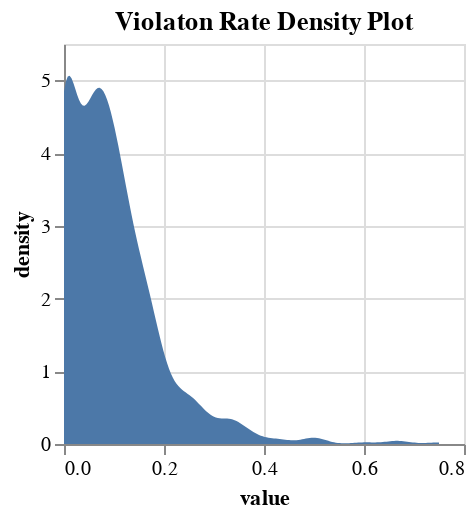

Write notebook code for a chart like this one.
### Code cell
@vlplot(
  data = doctors,
  mark = :area, # It's an area plot
  transform = [{density = "violation_rate"}], 
  x = {"value:q"},
  y = {"density:q"},  # Density variable created
  title = "Violaton Rate Density Plot",
  height = 200,
  width = 200
)

### Figure 1 — Vega-Lite specification as saved in the notebook (floating-point values rounded to 4 significant figures; data arrays with more than 128 entries replaced by an {"elided": "..."} marker saying what was removed)
{"data": {"values": {"elided": "761 records"}}, "mark": "area", "transform": [{"density": "violation_rate"}], "title": "Violaton Rate Density Plot", "height": 200, "width": 200, "encoding": {"x": {"field": "value", "type": "quantitative"}, "y": {"field": "density", "type": "quantitative"}}}
